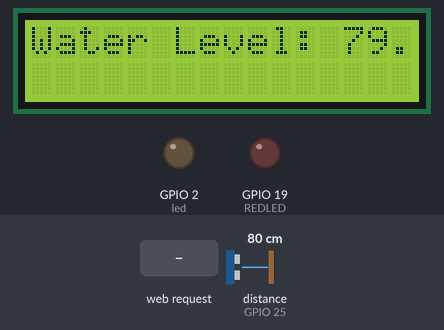
The sketch below on a simulated ESP32. Parts: 16×2 character LCD, output pins drawn as LEDs (lit = HIGH). Wiring (inferred from the names in the program): ultrasonic range finder: trigger GPIO 26; echo GPIO 25. Inputs (shaded band) come from the test bench; at power-on: distance to the obstacle (sensor on GPIO 25) 80 cm. The echo pulse lasts 58.3 µs per cm; WiFi joins after 1.5 s; servers stay silent unless stated; uploads are accepted with an empty reply; pins used as bus, display or sensor lines are not drawn; what the sketch prints to the serial monitor is not drawn.

Above: at 2.9 s.
3.0 s: HTTP request GET /ON received
At 4.5 s:
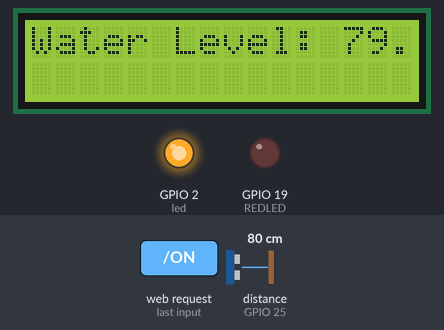
4.8 s: distance to the obstacle (sensor on GPIO 25) set to 2 cm
At 5.9 s:
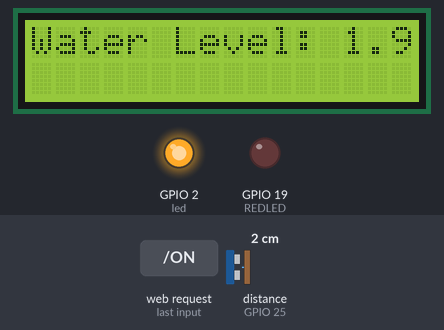
6.4 s: distance to the obstacle (sensor on GPIO 25) set to 4 cm
At 7.0 s:
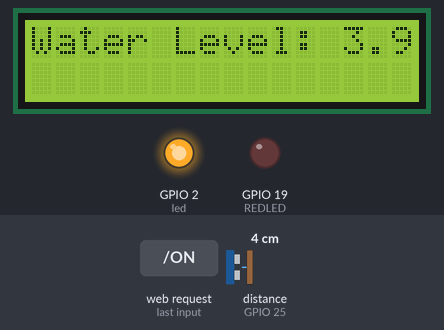
8.0 s: distance to the obstacle (sensor on GPIO 25) set to 9 cm
At 9.2 s:
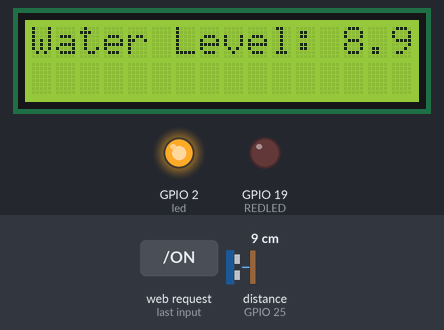
9.5 s: HTTP request GET /OFF received
At 10.8 s:
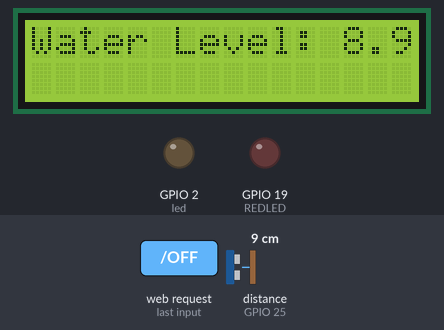
11.1 s: HTTP request GET /AUTO received
At 12.3 s:
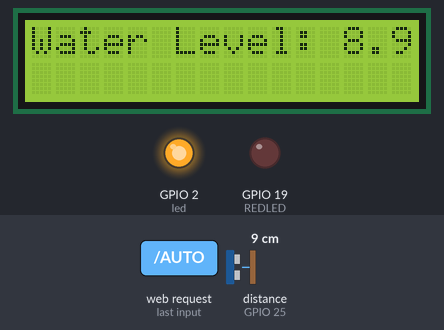
Timing chart, 0 to 15.2 s (numbered marks = the images above; inputs shaded):
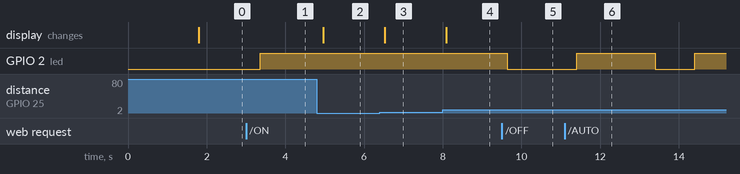

Measured:
- after the input at 3.0 s, GPIO 2 (led): LOW → HIGH after 0.36 s
- after the input at 4.8 s, the display: changes after 0.16 s (image 2)
- after the input at 6.4 s, the display: changes after 0.12 s (image 3)
- after the input at 8.0 s, the display: changes after 0.09 s (image 4)
- after the input at 9.5 s, GPIO 2 (led): HIGH → LOW after 0.14 s
- after the input at 11.1 s, GPIO 2 (led): LOW → HIGH after 0.30 s, → LOW 2.0 s later, → HIGH 1.0 s later

The sketch:

IoTProject.ino
```cpp
#include <LiquidCrystal_I2C.h>
#include <WiFi.h>
#include <HTTPClient.h>
#include <WiFiClient.h>
#include <WebServer.h>
#include <ESPmDNS.h>
#define led 2
const char WIFI_SSID[] = "DZ";
const char WIFI_PASSWORD[] = "0011223344";
WebServer server(80);
String HOST_NAME = "http://172.16.1.140";  // change to your PC's IP address
String PATH_NAME = "/iot/insert_data.php";
String queryString = "?TankID=2&WaterLevel=219";


unsigned long previousTempMillis = 0;  // will store last time LED was updated
unsigned long tempInterval = 10000;  // will store last time LED was updated

LiquidCrystal_I2C lcd(0x27, 16, 2); // I2C address 0x3F, 16 column and 2 rows

#define TRIG_PIN 26 // ESP32 pin GIOP26 connected to Ultrasonic Sensor's TRIG pin
#define ECHO_PIN 25 // ESP32 pin GIOP25 connected to Ultrasonic Sensor's ECHO pin
#define REDLED 19
float duration_us, distance_cm, minimum_depth, tank_height, current_level;


void handleManualON() {
  digitalWrite(led, HIGH );
  server.send(200, "text/plain", "turn motor on!");
  //digitalWrite(led, 0);
}

void handleManualOFF() {
  digitalWrite(led, LOW );
  server.send(200, "text/plain", "turn motor off!");
  //digitalWrite(led, 0);
}

void handleAUTO() {
  for(int i=0;i<20;i++){
  server.send(200, "text/plain", "write code to condition motor depending on water level!");
  digitalWrite(led, HIGH);
  delay(2000);
  digitalWrite(led, LOW);
  delay(1000);
  //digitalWrite(led, 0);
  }
}

void setup() {

  pinMode(led, OUTPUT);
  digitalWrite(led, 0);
  WiFi.mode(WIFI_STA);


  lcd.init();               // initialize the lcd
  lcd.backlight();          // open the backlight
  pinMode(TRIG_PIN, OUTPUT); // config trigger pin to output mode
  pinMode(ECHO_PIN, INPUT);  // config echo pin to input mode
  pinMode(REDLED, OUTPUT);
  Serial.begin(115200);
  minimum_depth = 5;
  tank_height = 200;

  WiFi.begin(WIFI_SSID, WIFI_PASSWORD);
  Serial.println("Connecting");
  while (WiFi.status() != WL_CONNECTED) {
    delay(500);
    Serial.print(".");
  }

  Serial.println("");
  Serial.print("Connected to ");
  Serial.println(WIFI_SSID);
  Serial.print("IP address: ");
  Serial.println(WiFi.localIP());

  if (MDNS.begin("esp32")) {
    Serial.println("MDNS responder started");
  }

  Serial.println("");
  Serial.print("Connected to WiFi network with IP Address: ");
  Serial.println(WiFi.localIP());

  server.on("/OFF", handleManualOFF);
  server.on("/ON", handleManualON);
  server.on("/AUTO", handleAUTO);

  server.begin();
  Serial.println("HTTP server started");

  HTTPClient http;

  http.begin(HOST_NAME + PATH_NAME + queryString);  //HTTP
  int httpCode = http.GET();

  // httpCode will be negative on error
  if (httpCode > 0) {
    // file found at server
    if (httpCode == HTTP_CODE_OK) {
      String payload = http.getString();
      Serial.println(payload);
    } else {
      // HTTP header has been send and Server response header has been handled
      Serial.printf("[HTTP] GET... code: %d\n", httpCode);
    }
  } else {
    Serial.printf("[HTTP] GET... failed, error: %s\n", http.errorToString(httpCode).c_str());
  }

  http.end();
  }

void loop() {

  server.handleClient();
  delay(2);//allow the cpu to switch to other tasks
  // generate 10-microsecond pulse to TRIG pin
  unsigned long currentTempMillis = millis();
  digitalWrite(TRIG_PIN, HIGH);
  delayMicroseconds(10);
  digitalWrite(TRIG_PIN, LOW);

  // measure duration of pulse from ECHO pin
  duration_us = pulseIn(ECHO_PIN, HIGH);

  // calculate the distance
  distance_cm = 0.017 * duration_us;
  current_level = tank_height - distance_cm;

  // change distance to current level for deployment
//
//  if(distance<5){
//    while(distance<200){
//      digitalWrite(REDLED,HIGH);
//      }
//    }


 if (isnan(distance_cm) ) {
    ////Serial.println("Failed to read DHT11");
    //delay(1000);
  } else {


  if (currentTempMillis - previousTempMillis >= tempInterval) {
    previousTempMillis = currentTempMillis;
    HTTPClient http;

    String HOST_NAME1 = "http://172.16.1.140";  // change to your PC's IP address
    String PATH_NAME1 = "/iot/insert_data.php";
    String queryString1 = "?TankID=2&WaterLevel=" + String(distance_cm);

    http.begin(HOST_NAME1 + PATH_NAME1 + queryString1);  //HTTP
    int httpCode = http.GET();

    // httpCode will be negative on error
    if (httpCode > 0) {
      // file found at server
      if (httpCode == HTTP_CODE_OK) {
        String payload = http.getString();
        Serial.println(payload);
      } else {
        // HTTP header has been send and Server response header has been handled
        Serial.printf("[HTTP] GET... code: %d\n", httpCode);
      }
    } else {
      Serial.printf("[HTTP] GET... failed, error: %s\n", http.errorToString(httpCode).c_str());
    }

    http.end();
  }


}

  lcd.clear();
  lcd.setCursor(0, 0); // start to print at the first row
  lcd.print("Water Level: ");
  lcd.print(distance_cm); /// subtract this distance from length of tank

  delay(500);
}
```
